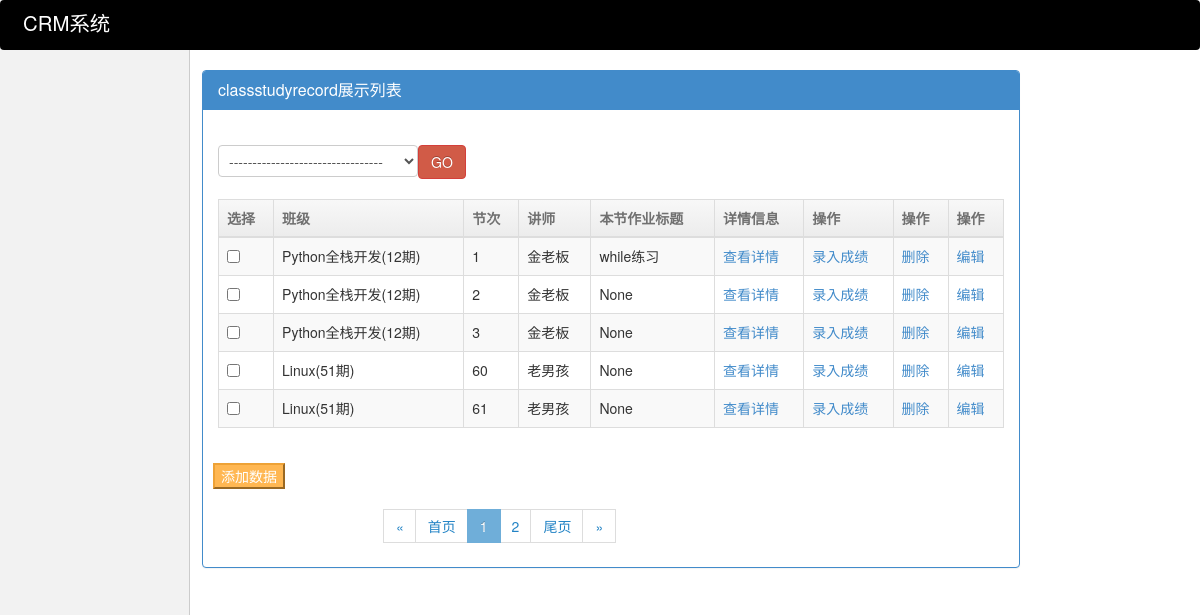
The page /my_admin/old_boy_crm/classstudyrecord/ on the database its author committed.
### old_boy_crm/models.py (models this page shows, shortened)
class ClassList(models.Model):
    school = models.ForeignKey(verbose_name='校区', to='School')
    course = models.ForeignKey(verbose_name='课程名称', to='Course')
    semester = models.IntegerField(verbose_name="班级(期)")
    price = models.IntegerField(verbose_name="学费")
    start_date = models.DateField(verbose_name="开班日期")
    graduate_date = models.DateField(verbose_name="结业日期", null=True, blank=True)
    memo = models.CharField(verbose_name='说明', max_length=256, blank=True, null=True, )
    teachers = models.ManyToManyField(verbose_name='任课老师', to='UserInfo',limit_choices_to={"depart_id__in":[1004,1005]})
    tutor = models.ForeignKey(verbose_name='班主任', to='UserInfo', related_name="class_list",limit_choices_to={"depart_id":1003})
    def __str__(self):
        return "{0}({1}期)".format(self.course.name, self.semester)

class Course(models.Model):
    name = models.CharField(verbose_name='课程名称', max_length=32)

class UserInfo(models.Model):
    name = models.CharField(verbose_name='员工姓名', max_length=16)
    gender=models.IntegerField(choices=((1,"男"),(2,"女")))
    email = models.EmailField(verbose_name='邮箱', max_length=64)
    depart = models.ForeignKey(verbose_name='部门', to="Department", to_field="code")
    user = models.OneToOneField(User)
    def __str__(self):
        return self.name

class ClassStudyRecord(models.Model):
    class_obj = models.ForeignKey(verbose_name="班级", to="ClassList")
    day_num = models.IntegerField(verbose_name="节次", help_text=u"此处填写第几节课或第几天课程...,必须为数字")
    teacher = models.ForeignKey(verbose_name="讲师", to='UserInfo', limit_choices_to={"depart_id__in": [1004, 1005]})
    date = models.DateField(verbose_name="上课日期", auto_now_add=True)
    course_title = models.CharField(verbose_name='本节课程标题', max_length=64, blank=True, null=True)
    course_memo = models.TextField(verbose_name='本节课程内容概要', blank=True, null=True)
    has_homework = models.BooleanField(default=True, verbose_name="本节有作业")
    homework_title = models.CharField(verbose_name='本节作业标题', max_length=64, blank=True, null=True)
    homework_memo = models.TextField(verbose_name='作业描述', max_length=500, blank=True, null=True)
    exam = models.TextField(verbose_name='踩分点', max_length=300, blank=True, null=True)

### my_admin/service/sites.py (the view, shortened to what this page needs)
    def listview(self, request):
        add_url = self.get_add_url()
        list_url = self.get_list_url()
        data_list = self.model.objects.all()
        search_condition = self.get_search_condition(request)
        filter_condition = self.get_filter_condition(request)
        data_list = data_list.filter(search_condition).filter(filter_condition)
        show_list = Showlist(self, data_list, request)
        header_list = show_list.get_header()
        current_show_data = show_list.get_body()
        page_html = show_list.myPage_obj.ret_html()
        new_actions = show_list.get_new_actions()
        new_list_filter = show_list.get_new_list_filter()
        return render(request, "my-admin/listview.html", {
            "current_show_data": current_show_data,
            "header_list": header_list,
            "current_model": self.model_name,
            "add_url": add_url,
            "page_html": page_html,
            "search_fields": self.search_fields,
            "new_actions": new_actions,
            "list_filter":self.list_filter,
            "list_url":list_url,
            "new_list_filter":new_list_filter,
        })

### my_admin/service/sites.py (called while the page is built, shortened)
    def get_new_actions(self):
        add_actions = []
        add_actions.extend(self.config_obj.actions)
        add_actions.append(self.config_obj.patch_delete)
        new_actions = []    # 新式actions
        for func in add_actions:
            new_actions.append({
                "text":func.short_description,
                "name":func.__name__,
            })
        return new_actions

    def get_new_list_filter(self):
        new_list_filter = {}
        return new_list_filter

    def get_header(self):
        header_list = []
        for field_or_func in self.config_obj.get_new_list_display():
            if callable(field_or_func):
                add_header = field_or_func(self.config_obj, is_header=True)
            else:
                if field_or_func == "__str__":
                    add_header = self.config_obj.model._meta.model_name.upper()
                else:
                    field_obj = self.config_obj.model._meta.get_field(field_or_func)
                    add_header = field_obj.verbose_name
            header_list.append(add_header)
        return header_list

    def get_list_url(self):
        list_url = "{}_{}_list".format(self.app_label, self.model_name)
        return reverse(list_url)

    def get_add_url(self):
        list_url = "{}_{}_add".format(self.app_label, self.model_name)
        return reverse(list_url)

    def get_delete_url(self, data_obj):
        list_url = "{}_{}_delete".format(self.app_label, self.model_name)
        return reverse(list_url, args=(data_obj.pk,))

    def get_change_url(self, data_obj):
        list_url = "{}_{}_change".format(self.app_label, self.model_name)
        return reverse(list_url, args=(data_obj.pk,))

    def delete(self, data_obj=None, is_header=False):
        if is_header:
            return "操作"
        else:
            return mark_safe('<a href="{}">删除</a>'.format(self.get_delete_url(data_obj)))

    def change(self, data_obj=None, is_header=False):
        if is_header:
            return "操作"
        else:
            return mark_safe('<a href="{}">编辑</a>'.format(self.get_change_url(data_obj)))

    def checkbox(self, data_obj=None, is_header=False):
        if is_header:
            return "选择"
        else:
            return mark_safe('<input type="checkbox" name="pk_list" value={}>'.format(data_obj.pk))

### my_admin/utils/mypage.py (called while the page is built)
    @property
    def start(self):
        return self.page_start_num

    @property
    def end(self):
        return self.page_end_num

### my_admin/templates/my-admin/listview.html (shortened to what this page needs)
{% extends "my-admin/base.html" %}
{% block page_css %}
    <link rel="stylesheet" href="/static/css/list_filter.css">
{% endblock %}
{% block page_main %}
    <div class="container" style="margin-top: 10px">
        <div class="row">
            <div class="col-md-10">
                <div class="panel panel-primary">
                    <div class="panel-heading">
                        <h3 class="panel-title">{{ current_model }}展示列表</h3>
                    </div>
                    <div class="panel-body">
                        <form action="" method="post">
                            <select name="actions" class="form-control form-inline pull-left"
                                    style="width: 200px;display: inline-block;margin:20px 0 ">
                                <option value="">---------------------------------</option>
                            </select>
                            <button class="btn btn-danger" style="margin: 20px 0">GO</button>
                            <table class="table table-striped table-hover table-bordered">
                                <thead>
                                <tr>
                                    {% for header in header_list %}
                                        <th>
                                            {{ header }}
                                        </th>
                                    {% endfor %}
                                </tr>
                                </thead>
                                <tbody>
                                {% for data_list in current_show_data %}
                                    <tr>
                                        {% for data in data_list %}
                                            <td>
                                                {{ data }}
                                            </td>
                                        {% endfor %}
                                    </tr>
                                {% endfor %}
                                </tbody>
                            </table>
                        </form>
                    </div>
                    <div>
                        <button type="button" class="btn-warning" style="margin:0 10px">
                            <a style="color: white" href="{{ add_url }}">添加数据</a>
                        </button>
                    </div>
                    <div style="margin-left: 180px">
                        {{ page_html|safe }}
                    </div>
                </div>
            </div>
        </div>
    </div>
{% endblock page_main %}

### my_admin/static/css/list_filter.css (style rules this page uses)
.active { color: red; }

### rows shown on the page
ClassList: course+semester "Python全栈开发(12期)", data_list "1" "查看详情" "录入成绩" "删除" "编辑" "2" "None" "查看详情" "录入成绩" "删除" "编辑" "3" "None" "查看详情" "录入成绩" "删除" "编辑"
UserInfo: name "金老板"
ClassStudyRecord: data_list "while练习"
ClassList: course+semester "Linux(51期)", data_list "60" "None" "查看详情" "录入成绩" "删除" "编辑" "61" "None" "查看详情" "录入成绩" "删除" "编辑"
UserInfo: name "老男孩"

### other values the page prints
{{ current_model }} "classstudyrecord"
{{ header }} "选择" "班级" "节次" "讲师" "本节作业标题" "详情信息" "操作" "操作" "操作"
{{ page_html|safe }} "« 首页 1 2 尾页 »"
